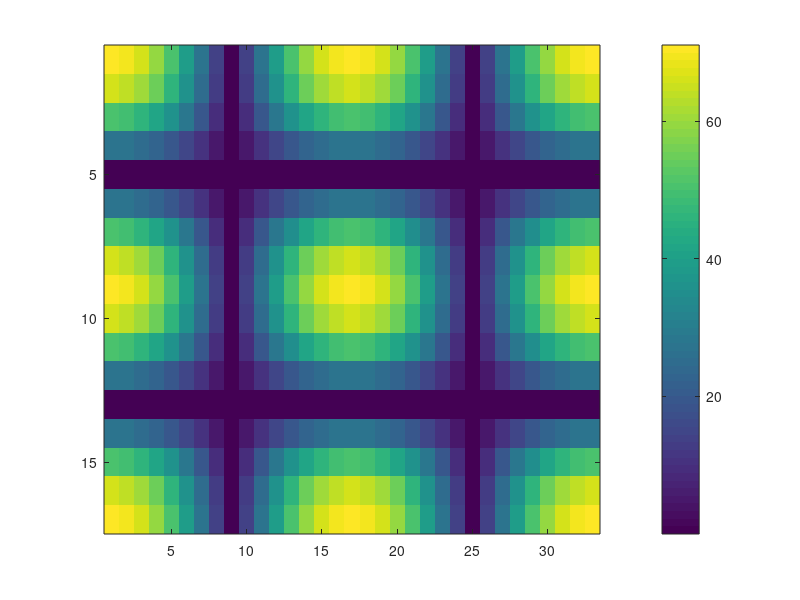

Reproduce this figure in MATLAB.
% generate the DC resistivity matrix
% on a uniform mesh using nodal finite difference
%  Solve on different mesh and see how the error decays
%

clear all
close all

    %%%%%%%%%%%%%%%%%%%%%%%%%%%%%%%%%%%%%%%%%%%%%%%%%%%%%%%%%%%%%
 	%Testing
    i = 4;
    n(1) = 2^i;
    n(2) = 2*n(1);
    h(1) = 1/n(1);
    h(2) = 1/n(2);
    scale = 1;
    %%%%%%%%%%%%%%%%%%%%%%%%%%%%%%%%%%%%%%%%%%%%%%%%%%%%%%%%%%%%%
%     scale = 1200;
%     n(1) = 300;
%     n(2) = 2*n(1);
%     h(1) = scale/n(1);
%     h(2) = scale/n(2);
    
    % staggered mesh
    [x,y] = ndgrid(0:h(1):scale,0:h(2):scale);                 % nodal (for u)
    [xc,yc] = ndgrid(h(1)/2:h(1):scale-h(1)/2,h(2)/2:h(2):scale-h(2)/2);   % cell center (for sigma)
    [xe1,ye1] = ndgrid(0:h(1):scale,h(2)/2:h(2):scale-h(2)/2);       % y face for ux
    [xe2,ye2] = ndgrid(h(1)/2:h(1):scale-h(1)/2,0:h(2):scale);       % x face for uy

    % Conductivity function
    %sigma = cos(2*pi*xc).^2 .* cos(2*pi*yc).^2 + 1;
    
    sigma = ones(n(1),n(2))*0.1;
    sigma0 = sigma;
    %sigma(25:50,288:313) = 1;
    
    
    %%%%%%%%%%%%%%%%%%%%%%%%%%%%%%%%%%%%%%%%%%%%%%%%%%%%%%%%%%%%%%
    % derivative matrix in 1D
    % derivatives on nodes
    ddxn = @(m,k) 1/k*spdiags([-ones(m+1,1) ones(m+1,1)],[0,1],m,m+1); 
    % derivatives on cells
    ddxc = @(m,k) 1/k*spdiags([-ones(m,1) ones(m,1)],[-1,0],m+1,m); 
    % Average matrix in 1D
    av = @(m) spdiags([ones(m,1) ones(m,1)]/2,[-1,0],m+1,m); 
    
    %%%%%%%%%%%%%%%%%%%%%%%%%%%%%%%%%%%%%%%%%%%%%%%%%%%%%%%%%%%%%%%
    % 2D
    Ix = speye(n(1)+1);
    Icx = speye(n(1));
    Dnx  = ddxn(n(1),h(1));
    Dcx  = ddxc(n(1),h(1));
    Vx  = av(n(1));
    Iy = speye(n(2)+1);
    Icy = speye(n(2));
    Dny  = ddxn(n(2),h(2));
    Dcy  = ddxc(n(2),h(2));
    Vy  = av(n(2));

    % correct for BC
    Vx([1,end])  = 1;
    Dcx([1,end]) = [2; -2]/h(1);
    Vy([1,end])  = 1;
    Dcy([1,end]) = [2; -2]/h(2);

    % Use opposite I so scales match up
    GRAD = [kron(Iy,Dnx); kron(Dny,Ix)];
    DIV  = [kron(Iy,Dcx), kron(Dcy,Ix)];
    Avrg = [kron(Icy,Vx); kron(Vy,Icx)];

    SigmaMid  = Avrg * sigma(:);
    SigmaMid0 = Avrg * sigma0(:);
    ne        = size(GRAD,1);
    A  = DIV * spdiags(SigmaMid,0,ne,ne) * GRAD;
    A0 = DIV * spdiags(SigmaMid0,0,ne,ne) * GRAD;
    % Set a point to pin down solutions (make non-singular)
    A(end,end) = A(end,end) - h(1)*h(2);
    A0(end,end) = A0(end,end) - h(1)*h(2);
    
    % Set Dipole Dipole charges
    % for various spacings
    spacing = [50,100,500,1000];
    centre = round(0.5*n(2));
    
    

    
%     for ii = 1:length(spacing)
%         cdist = round(0.5*spacing(ii)/h(2));
%         q = sparse(n(1)+1,n(2)+1);
%         q(1,centre-cdist) = 1/(h(1)*(h(2)));
%         q(1,centre+cdist) = -1/(h(1)*(h(2)));
%         %Now solve Ax=b for x, x=A\b and reshape u
%         U  = A\q(:);
%         U0 = A0\q(:);
%         u  = reshape(U,n(1)+1,n(2)+1);
%         u0 = reshape(U0,n(1)+1,n(2)+1);
%         % Get d and ratio of d
%         d  = 1/h(2) * diff(u(1,:));
%         d0 = 1/h(2) * diff(u0(1,:));
%         figure(5)
%         subplot(4,1,ii)
%             plot(y(1,2:end),d./d0)
%             title(sprintf('Ratio Data for spacing %i metres',spacing(ii)))
%             xlabel('Metres')
%             ylabel('d/do (ratio)')
%             
%     end
    
    %%%%%%%%%%%%%%%%%%%%%%%%%%%%%%%%%%%%%%%%%%%%%%%%%%%%%%%%%%%
    % testing
    u    = cos(2*pi*x) .* cos(2*pi*y);
    ux   = -2*pi*sin(2*pi*xe2(:)) .* cos(2*pi*ye2(:));
    uy   = -2*pi*sin(2*pi*ye1(:)) .* cos(2*pi*xe1(:));
    uxx = -4*pi^2*cos(2*pi*x) .* cos(2*pi*y);
    uyy = -4*pi^2*cos(2*pi*y) .* cos(2*pi*x);
    q   = uxx+uyy;
    q = q(:);    
    % error in the gradient equation
    r1 = GRAD*u(:) - [ux(:); uy(:)];
    % Error in the div equation
    r2 = DIV*[ux(:); uy(:)] - q(:);
    % total error in discretization
    r  = A*u(:)-q(:);
    fprintf('%3d     %3.2e     %3.2e     %3.2e\n',n, ...
              norm(r1,'inf'), norm(r2,'inf'),norm(r,'inf'));
    r = reshape(abs(r),n(1)+1,n(2)+1);
    imagesc(r); colorbar
    %%%%%%%%%%%%%%%%%%%%%%%%%%%%%%%%%%%%%%%%%%%%%%%%%%%%%%%%%%%

   
    
    
%end
